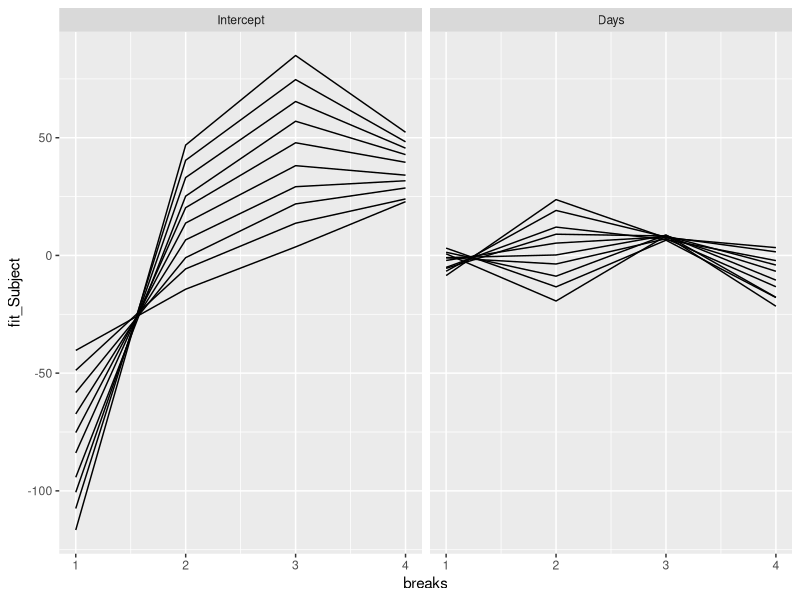

Write the R code that produced this figure.
## ---- chunk 1
library(ggplot2); library(knitr); library(merTools)
knitr::opts_chunk$set(
  cache=FALSE,
  comment="#>",
  collapse=TRUE,
  echo = TRUE
)
## ---- chunk 2
fm1 <- lmer(Reaction ~ Days + (Days | Subject), sleepstudy)
mfx <- REmargins(merMod = fm1, newdata = sleepstudy[1:10,])
## ---- chunk 3
fm1 <- lmer(Reaction ~ Days + (Days | Subject), sleepstudy)
mfx <- REmargins(merMod = fm1, newdata = sleepstudy[1:10,])

ggplot(mfx) + aes(x = breaks, y = fit_Subject, group = case) +
  geom_line() +
  facet_wrap(~term)
